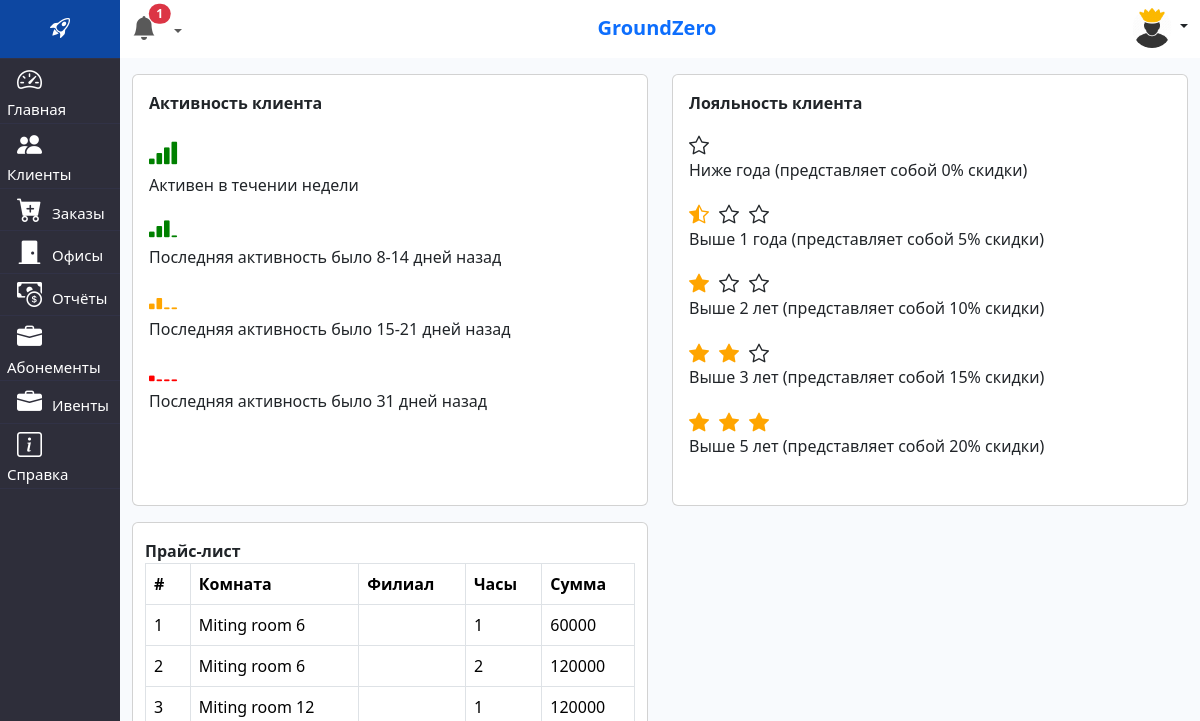
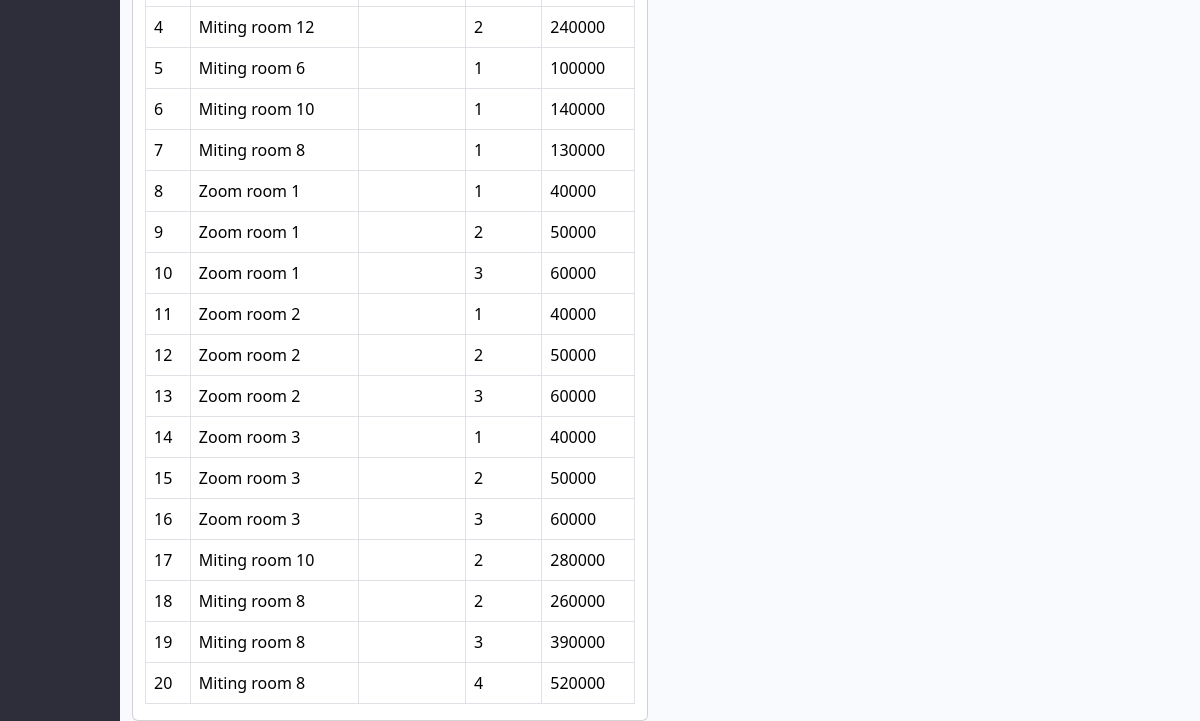
Page /documentation/ (signed in) on the earlier database version (2 pictures, top to bottom).
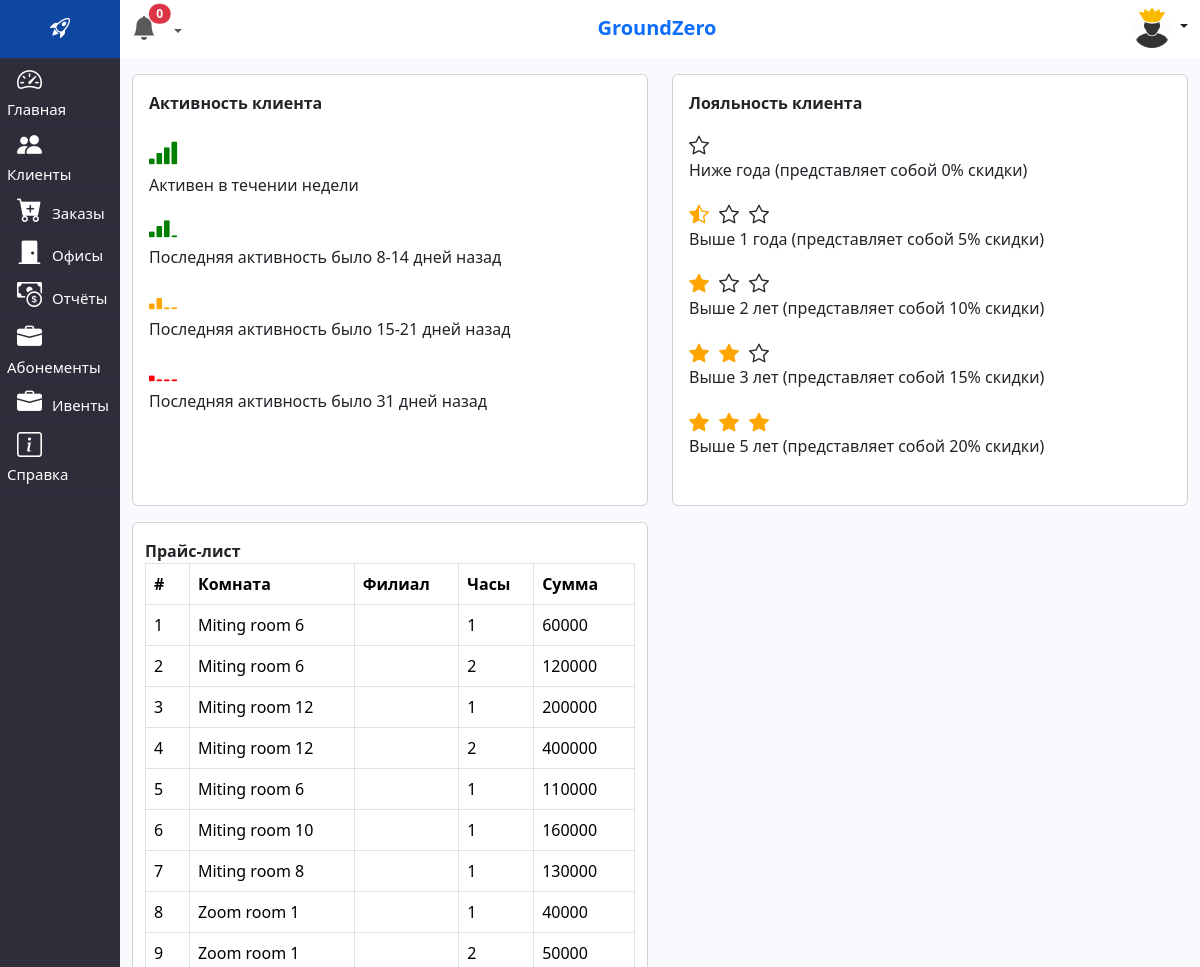
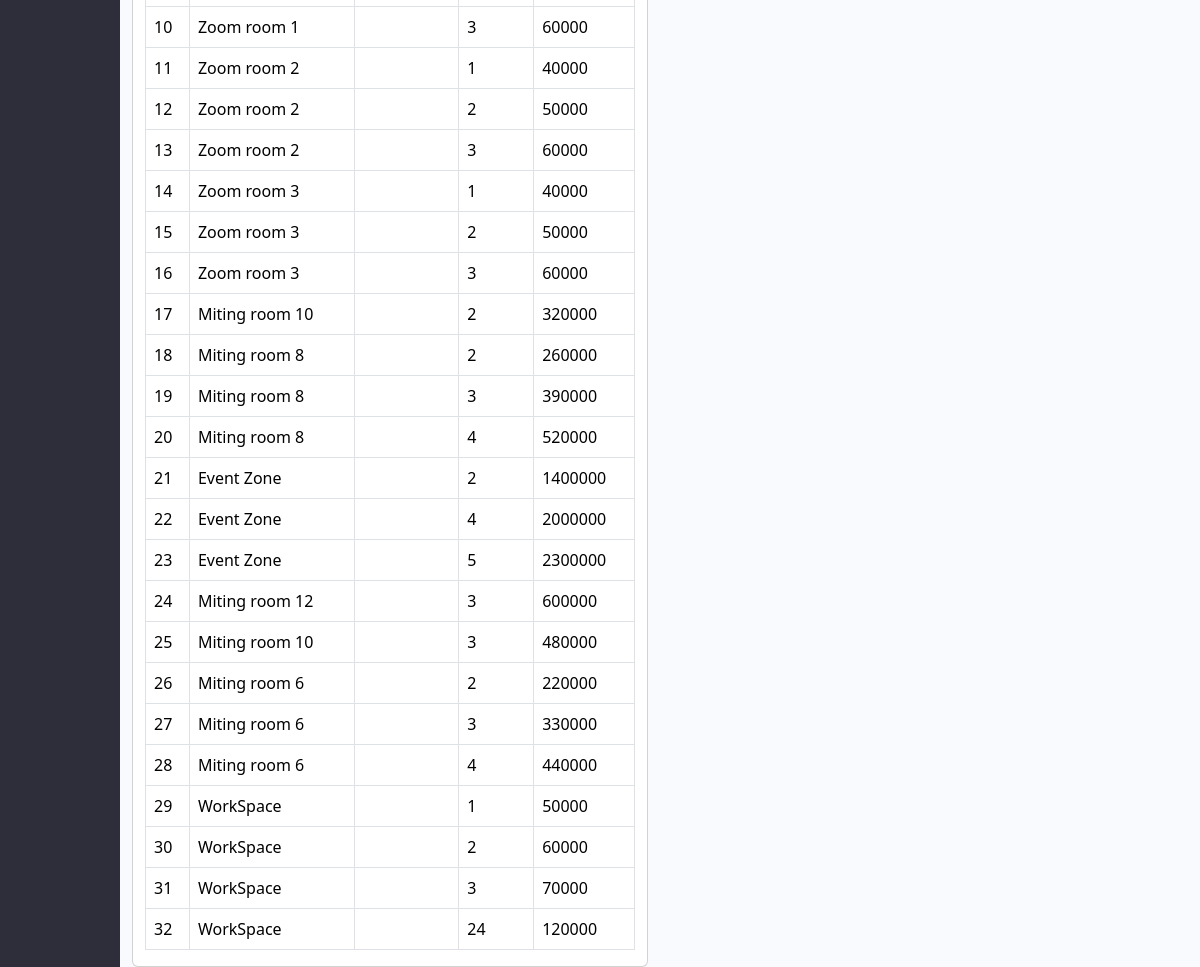
Same page on the later database version (2 pictures, top to bottom).
### crm/models.py (models this page shows, shortened)
class Pricelists(models.Model):
    product = models.ForeignKey(Rooms, on_delete=models.CASCADE, related_name='pricelists')
    hour = models.PositiveSmallIntegerField(verbose_name='Час')
    price = models.PositiveIntegerField(verbose_name='Цена')
    class Meta:
        verbose_name = 'Прайслист'
        verbose_name_plural = 'Прайслисты'

class Rooms(models.Model):
    objects = None
    filial = models.ForeignKey(Filial, on_delete=models.CASCADE)
    category = models.ForeignKey(Category, on_delete=models.CASCADE)
    title = models.CharField(max_length=255)
    persons = models.PositiveIntegerField()
    is_working = models.BooleanField(default=False, blank=True, null=True)
    def __str__(self):
        return f"{self.title}"
    class Meta:
        verbose_name = 'Помещения в филиалах'
        verbose_name_plural = '4 Помещении в филиалах'

### crm/views.py (the view)
# urls.py: path('documentation/', documentation, name='documentation'),
def documentation(request):
    pricelist = Pricelists.objects.all()
    context = {'title': 'Документация', 'pricelist': pricelist}
    return render(request, 'crm/documentation.html', context)

### crm/context_processor.py (called while the page is built)
def deactivete_subscribtion(request):
    eski_abonents = AbonementBuyList.objects.filter(subscription_end__lt=datetime.date.today())
    eski_abonents.update(is_active=False)
    return {
        'eski_abonents': eski_abonents
    }

### crm/templates/crm/documentation.html (shortened to what this page needs)
{% extends 'base.html' %}
{% block main %}
<div class="row mt-3">
    <div class="col-xl-6 col-sm-3">
        <div class="card" style="height:27rem">
            <div class="m-3">
                <strong>Активность клиента </strong>
                <div class="mt-3">
                    <i class="bi bi-reception-4" style="color:green;font-size:30px"></i>
                    <h6>Активен в течении недели</h6>
                    <i class="bi bi-reception-3" style="color:green;font-size:30px"></i>
                    <h6>Последняя активность было 8-14 дней назад</h6>
                    <i class="bi bi-reception-2" style="color:orange;font-size:30px"></i>
                    <h6>Последняя активность было 15-21 дней назад</h6>
                    <i class="bi bi-reception-1" style="color:red;font-size:30px"></i>
                    <h6>Последняя активность было 31 дней назад</h6>
                </div>
            </div>
        </div>
    </div>
    <div class="col-xl-6 col-sm-3">
        <div class="card" style="height:27rem">
            <div class="m-3">
                <strong>Лояльность клиента </strong>
                <div class="mt-3">
                    <i class="bi bi-star"></i>
                    <h6 style="margin-bottom:20px">Ниже года (представляет собой 0% скидки)</h6>
                    <i class="bi bi-star-half" style="color:orange"></i><i class="bi bi-star"></i><i
                        class="bi bi-star"></i>
                    <h6 style="margin-bottom:20px">Выше 1 года (представляет собой 5% скидки)</h6>
                    <i class="bi bi-star-fill" style="color:orange"></i><i class="bi bi-star"></i><i
                        class="bi bi-star"></i>
                    <h6 style="margin-bottom:20px">Выше 2 лет (представляет собой 10% скидки)</h6>
                    <i class="bi bi-star-fill" style="color:orange"></i><i class="bi bi-star-fill"
                                                                           style="color:orange"></i><i
                        class="bi bi-star"></i>
                    <h6 style="margin-bottom:20px">Выше 3 лет (представляет собой 15% скидки)</h6>
                    <i class="bi bi-star-fill" style="color:orange"></i><i class="bi bi-star-fill"
                                                                           style="color:orange"></i><i
                        class="bi bi-star-fill" style="color:orange"></i>
                    <h6 style="margin-bottom:20px">Выше 5 лет (представляет собой 20% скидки)</h6>
                </div>
            </div>
        </div>
    </div>
    <div class="col-xl-6 col-sm-3 mt-3">
        <div class="card">
            <div class="container mt-3" style="max-width:100%">
                <strong>Прайс-лист</strong>
                <table class="table table-bordered">
                    <thead>
                    <tr>
                        <th>#</th>
                        <th>Комната</th>
                        <th>Филиал</th>
                        <th>Часы</th>
                        <th>Сумма</th>
                    </tr>
                    </thead>
                    <tbody id="myTable">
                    {% for p in pricelist %}
                    <tr>
                        <td>{{p.pk}}</td>
                        <td>{{p.product}}</td>
                        <td>{{p.filial}}</td>
                        <td>{{p.hour}}</td>
                        <td>{{p.price}}</td>
                    </tr>
                    {% endfor %}
                    </tbody>
                </table>
            </div>
        </div>
    </div>
</div>
{% endblock main %}

Differences in the rows shown:
changed Pricelists id 3: price "120000" → "200000"
changed Pricelists id 4: price "240000" → "400000"
changed Pricelists id 5: price "100000" → "110000"
changed Pricelists id 6: price "140000" → "160000"
changed Pricelists id 17: price "280000" → "320000"
added Pricelists: pk "21", product "Event Zone", hour "2", price "1400000"
added Pricelists: pk "22", product "Event Zone", hour "4", price "2000000"
added Pricelists: pk "23", product "Event Zone", hour "5", price "2300000"
added Pricelists: pk "24", product "Miting room 12", hour "3", price "600000"
added Pricelists: pk "25", product "Miting room 10", hour "3", price "480000"
added Pricelists: pk "26", product "Miting room 6", hour "2", price "220000"
added Pricelists: pk "27", product "Miting room 6", hour "3", price "330000"
added Pricelists: pk "28", product "Miting room 6", hour "4", price "440000"
added Pricelists: pk "29", product "WorkSpace", hour "1", price "50000"
added Pricelists: pk "30", product "WorkSpace", hour "2", price "60000"
added Pricelists: pk "31", product "WorkSpace", hour "3", price "70000"
added Pricelists: pk "32", product "WorkSpace", hour "24", price "120000"
Other differences:
{{ counts }}: "1" → "0"
